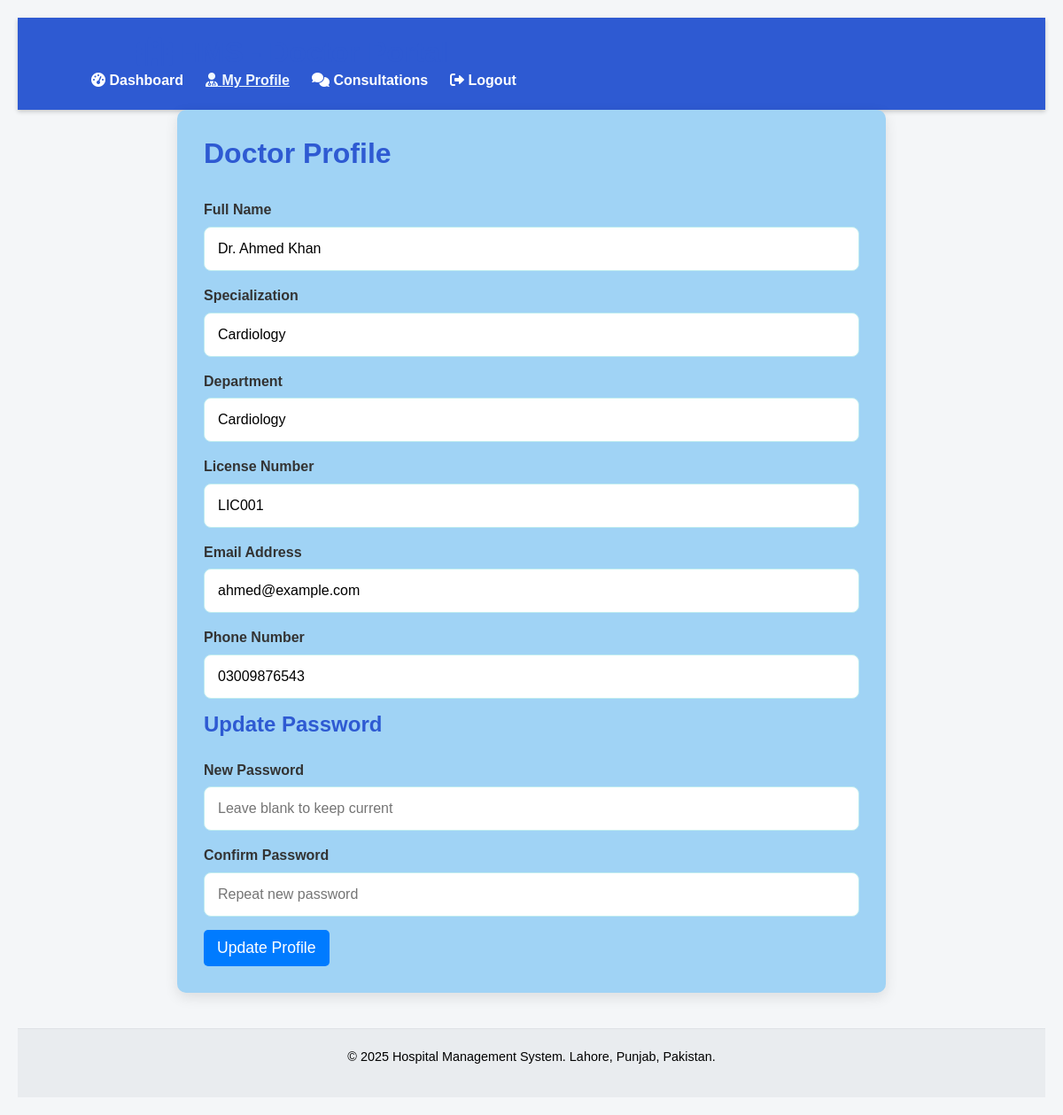
The page /backend_work/doctor_profile.php (signed in) on the database its author committed.
### tables this page shows
CREATE TABLE IF NOT EXISTS `doctors` (
  `DoctorID` int NOT NULL AUTO_INCREMENT,
  `Name` varchar(100) NOT NULL,
  `Specialization` varchar(100) DEFAULT NULL,
  `PhoneNumber` varchar(15) DEFAULT NULL,
  `Email` varchar(100) DEFAULT NULL,
  `Password` varchar(255) DEFAULT NULL,
  `Department` varchar(100) DEFAULT NULL,
  `LicenceNumber` varchar(20) DEFAULT NULL,
  PRIMARY KEY (`DoctorID`),
  UNIQUE KEY `Email` (`Email`),
  UNIQUE KEY `LicenceNumber` (`LicenceNumber`)
);

### backend_work/doctor_profile.php (the view, shortened to what this page needs)
<?php
require 'db.php';
$doctorID = $_SESSION['DoctorID'];
$stmt = $conn->prepare("SELECT * FROM doctors WHERE DoctorID = ?");
$stmt->bind_param("i", $doctorID);
$stmt->execute();
$result = $stmt->get_result();
$doctor = $result->fetch_assoc();
?>
<!DOCTYPE html>
<html lang="en">
<head>
    <link rel="stylesheet" href="https://cdnjs.cloudflare.com/ajax/libs/font-awesome/6.0.0/css/all.min.css">
</head>
<body>
<header>
    <div class="header-container">
        <h1><i class="fas fa-hospital-alt"></i> HMS - Doctor Portal</h1>
        <nav>
            <ul>
                <li><a href="dashboard_doctor.php"><i class="fas fa-tachometer-alt"></i> Dashboard</a></li>
                <li><a href="doctor_profile.php" class="active"><i class="fas fa-user-md"></i> My Profile</a></li>
                <li><a href="consultation.php"><i class="fas fa-comments"></i> Consultations</a></li>
                <li><a href="logout.php"><i class="fas fa-sign-out-alt"></i> Logout</a></li>
            </ul>
        </nav>
    </div>
</header>
<div class="container">
    <h2>Doctor Profile</h2>
    <form action="doctor_profile.php" method="POST">
        <div class="form-grid">
            <div class="form-group">
                <label for="name">Full Name</label>
                <input type="text" readonly value="<?= htmlspecialchars($doctor['Name']) ?>">
            </div>
            <div class="form-group">
                <label for="specialization">Specialization</label>
                <input type="text" readonly value="<?= htmlspecialchars($doctor['Specialization']) ?>">
            </div>
            <div class="form-group">
                <label for="department">Department</label>
                <input type="text" readonly value="<?= htmlspecialchars($doctor['Department']) ?>">
            </div>
            <div class="form-group">
                <label for="license">License Number</label>
                <input type="text" readonly value="<?= htmlspecialchars($doctor['LicenceNumber']) ?>">
            </div>
            <div class="form-group">
                <label for="email">Email Address</label>
                <input type="email" name="email" required value="<?= htmlspecialchars($doctor['Email']) ?>">
            </div>
            <div class="form-group">
                <label for="phone">Phone Number</label>
                <input type="text" name="phone" required value="<?= htmlspecialchars($doctor['PhoneNumber']) ?>">
            </div>
        </div>
        <h3>Update Password</h3>
        <div class="form-grid">
            <div class="form-group">
                <label for="new_password">New Password</label>
                <input type="password" name="new_password" placeholder="Leave blank to keep current">
            </div>
            <div class="form-group">
                <label for="confirm_password">Confirm Password</label>
                <input type="password" name="confirm_password" placeholder="Repeat new password">
            </div>
        </div>
        <div class="button-group">
            <button type="submit">Update Profile</button>
        </div>
    </form>
</div>
<footer>
    <p>&copy; 2025 Hospital Management System. Lahore, Punjab, Pakistan.</p>
</footer>
</body>
</html>

### rows shown on the page
doctors: Name "Dr. Ahmed Khan", Specialization "Cardiology", Department "Cardiology", LicenceNumber "LIC001", email "ahmed@example.com", phone "03009876543"
